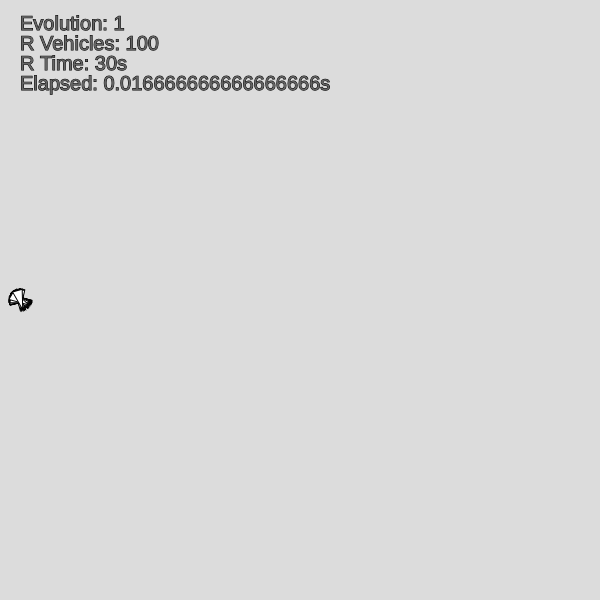
Frame 1 (no input)
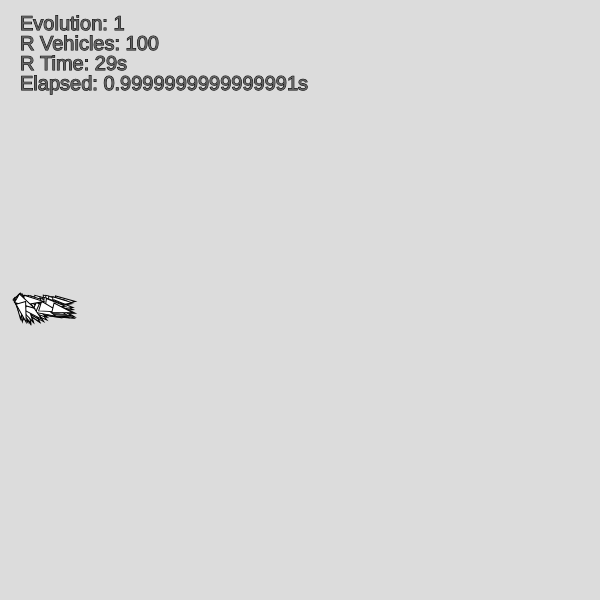
Frame 60 (no input)
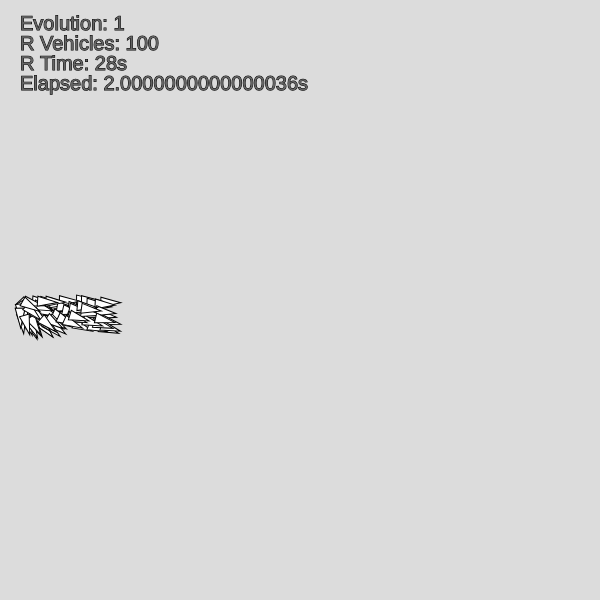
Frame 120 (the mouse pressed at the canvas centre since frame 60)

The p5.js sketch that drew these frames (run headless with seeded random() and noise() and a simulated clock; from frame 60 on, the mouse is pressed at the canvas centre):

// p5.js sketch
// ── sketch.js
// THIS IS ALL BROKEN - NEED A WAY TO DISCARD STRAGGLERS THAT GO SLOW
// THEY ARE CURRENTLY THE ONLY ONES THAT ARE BEING SELECTED FOR EVOLUTION.

let evolutionCount = 0;
let vehicles = [];
let obstacles = [];
let startingTime = 30;
let timeRemaining = startingTime;

let trainingData = [];

function setup() {
  createCanvas(600, 600);

  resetSketch();
}

function generateObstacles() {
  let wallObstacle = new Obstacle(10, 10, 20, 50);

  obstacles.push([wallObstacle]);
}

// This is used for the evolution so that it has some random
// data to use to help evovle better in the event of selecting a
// suboptimal gened vehicle.
function generateRandomVehicles() {
  for (let i = 0; i < 10; i++) {
    let vehicle = new Vehicle(20, 300, 10);

    vehicle.velocity = createVector(random(), random());

    trainingData.push(vehicle);
  } 
}

function resetSketch() {
  timeRemaining = startingTime;

  generateObstacles();
  generateRandomVehicles();
  
  // Select 2 random vehicles from the trainingData to use as the 
  // dna parents for the next evolution.
  let training1 = trainingData[floor(random(0, trainingData.length - 1))];
  let training2 = trainingData[floor(random(0, trainingData.length - 1))];

  // Reset the training data so it can be repopulated later.
  trainingData = [];
  
  // console.log(training1);
  // console.log(training2);

  // These are to stop the velocity being 0.. :/
  if (training1.velocity.x == 0 || training1.velocity.y == 0) {
    training1.velocity = createVector(floor(random()), floor(random()));
  }

  if (training2.velocity.x == 0 || training2.velocity.y == 0) {
    training2.velocity = createVector(floor(random()), floor(random()));
  }

  // Need to use the data selected to generate some numbers to
  // use for the next generation.

  for (let i = 0; i < 100; i++) {
    let vehicle = new Vehicle(20, 300, 10);

    vehicle.velocity = createVector(random((training1.velocity.x + training2.velocity.x) / 2), random((training1.velocity.y + training2.velocity.y) / 2));

    vehicles.push(vehicle);
  }
  
  evolutionCount++;
}

// Display information relating to evolution, vehicle count, etc.
function displayInfo() {
  textSize(20);
  fill(100, 100, 100);
  push();
  text('Evolution: ' + evolutionCount, 20, 30);
  text('R Vehicles: ' + vehicles.length, 20, 50);
  text('R Time: ' + timeRemaining + 's', 20, 70);
  text('Elapsed: ' + millis() / 1000 + 's', 20, 90);
  pop();
}

// SHOULD HAVE A BAR THAT FOLLOWS BEHIND THE VEHICLES AND KILLS OFF THE STRAGGLERS.
function displayObstacles() {
  for (let i = 0; i < obstacles.length; i++) {
    let obstacle = obstacles[i];

    obstacle.show();
  }
}

function timer() {
  if (frameCount % 60 == 0 && timeRemaining > 0) {
    timeRemaining --;
  }
}

function draw() {
  background(220);

  // displayObstacles();
  
  for (let i = 0; i < vehicles.length; i++) {
    let vehicle = vehicles[i];

    vehicle.update();
    vehicle.show();

    vehicle.detectCrash(true);
    vehicle.showAids(true);

    // Need to change this as being slow isnt necessarily a good thing.
    // Remove the vehicle from the sketch.
    if (vehicle.hasCrashed) {
      // Save the last 10 from each evolution.
      if (vehicles.length <= 10) {
        trainingData.push(vehicle);
      }

      // Delete the crashed vehicle.
      vehicles.splice(i, 1);
    }
  } 
  
  timer();

  displayInfo();

  if (timeRemaining == 0) {
    vehicles = [];
    resetSketch();
  }

  // Once all vehicles crash then evolve and restart.
  if (vehicles.length == 0) {
    resetSketch();
  }
}

// ── obstacle.js
class Obstacle {
    constructor(x, y, width, height) {
        this.x = x;
        this.y = y;
        this.width = width;
        this.height = height;
    }

    show() {
        stroke(0);
        strokeWeight(1);
        fill(255, 255, 255);
        push();
        rect(x, y, width, height);
        pop();
    }
}
// ── vehicle.js
class Vehicle {
    constructor(x, y, size) {
        this.position = createVector(x, y);
        this.velocity = createVector(0, 0);
        this.acceleration = createVector(0, 0);
        this.size = size;
        this.maxAcceleration = 1;
        this.maxSpeed = 1;
        this.maxForce = 0.1;
        this.hasCrashed = false;
    }

    show() {
        stroke(0);
        strokeWeight(1);
        fill(255);
        push();
        translate(this.position.x, this.position.y);
        rotate(this.velocity.heading());
        triangle(-this.size, -this.size / 2, -this.size, this.size / 2, this.size, 0);
        pop();
    }

    applyForce(force) {
        this.acceleration.add(force);
    }

    update() {
        this.velocity.add(this.acceleration);
        this.velocity.limit(this.maxSpeed);
        this.position.add(this.velocity);
        this.acceleration.set(0, 0);
    }

    canvasEdgeHitDetection() {
        // Hits edges on X axis.
        if ((this.position.x > width - this.size) || (this.position.x < -this.size)) {
            this.hasCrashed = true;
            this.velocity.set(0, 0);
        }

        // Hits edges on Y axis.
        if ((this.position.y > height - this.size) || (this.position.y < -this.size)) {
            this.hasCrashed = true;
            this.velocity.set(0, 0); 
        }
    }

    obstacleHitDetection() {

    }

    detectCrash(active) {
        if (active) {
            this.canvasEdgeHitDetection();
            this.obstacleHitDetection();
        }
    }

    showAids(active) {
        if (active) {

        }
    }
}
